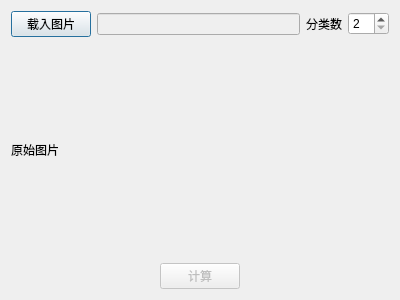
<?xml version="1.0" encoding="UTF-8"?>
<ui version="4.0">
 <class>Dialog</class>
 <widget class="QDialog" name="Dialog">
  <property name="geometry">
   <rect>
    <x>0</x>
    <y>0</y>
    <width>400</width>
    <height>300</height>
   </rect>
  </property>
  <property name="windowTitle">
   <string>Dialog</string>
  </property>
  <layout class="QGridLayout" name="gridLayout_4">
   <item row="0" column="0">
    <layout class="QGridLayout" name="gridLayout_3">
     <item row="0" column="0">
      <layout class="QGridLayout" name="gridLayout">
       <item row="0" column="3">
        <widget class="QLabel" name="label_2">
         <property name="text">
          <string>分类数</string>
         </property>
        </widget>
       </item>
       <item row="0" column="0">
        <widget class="QPushButton" name="loadPic">
         <property name="text">
          <string>载入图片</string>
         </property>
        </widget>
       </item>
       <item row="0" column="2">
        <widget class="QLineEdit" name="layerName">
         <property name="enabled">
          <bool>false</bool>
         </property>
        </widget>
       </item>
       <item row="0" column="4">
        <widget class="QSpinBox" name="spinBox">
         <property name="minimum">
          <number>2</number>
         </property>
         <property name="maximum">
          <number>10</number>
         </property>
        </widget>
       </item>
      </layout>
     </item>
     <item row="2" column="0">
      <layout class="QGridLayout" name="gridLayout_2">
       <item row="0" column="0">
        <widget class="QPushButton" name="pushButton">
         <property name="enabled">
          <bool>false</bool>
         </property>
         <property name="sizePolicy">
          <sizepolicy hsizetype="Fixed" vsizetype="Fixed">
           <horstretch>0</horstretch>
           <verstretch>0</verstretch>
          </sizepolicy>
         </property>
         <property name="text">
          <string>计算</string>
         </property>
        </widget>
       </item>
      </layout>
     </item>
     <item row="1" column="0">
      <widget class="QLabel" name="SMap">
       <property name="sizePolicy">
        <sizepolicy hsizetype="Preferred" vsizetype="Expanding">
         <horstretch>0</horstretch>
         <verstretch>0</verstretch>
        </sizepolicy>
       </property>
       <property name="text">
        <string>原始图片</string>
       </property>
      </widget>
     </item>
    </layout>
   </item>
  </layout>
 </widget>
 <resources/>
 <connections/>
</ui>
